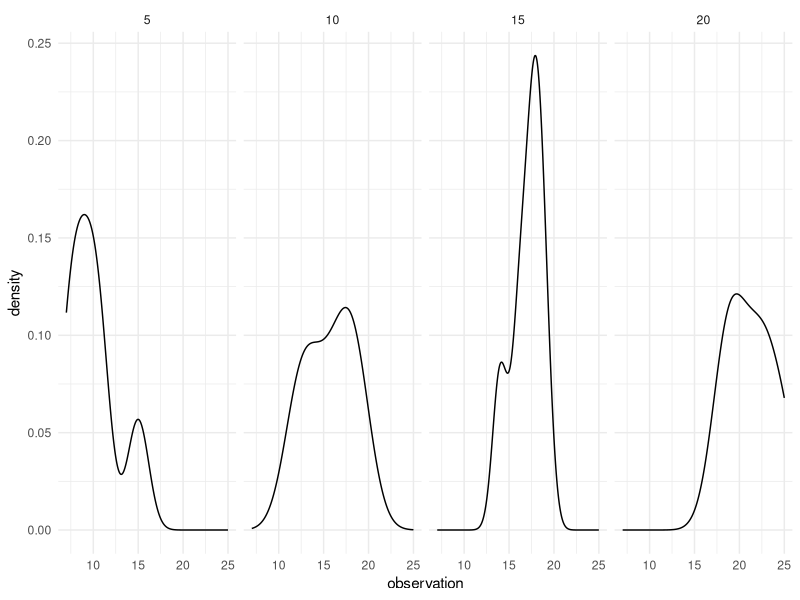
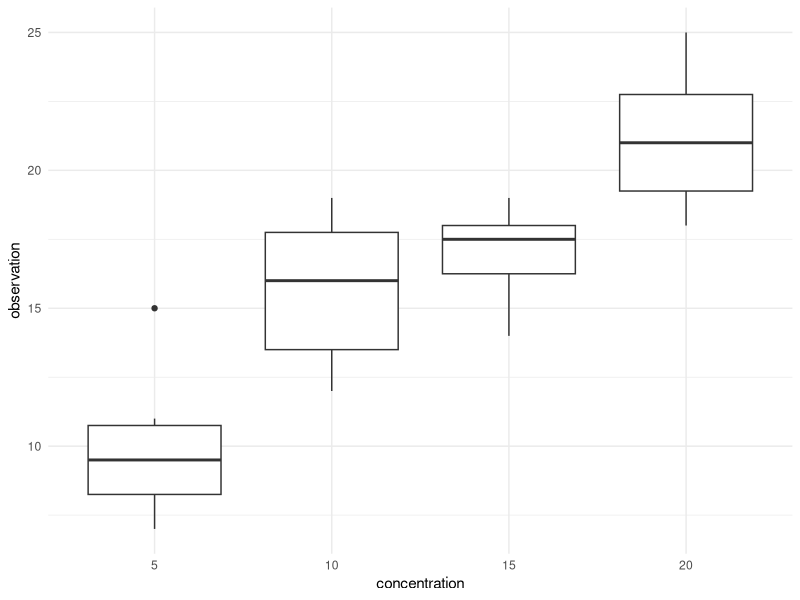
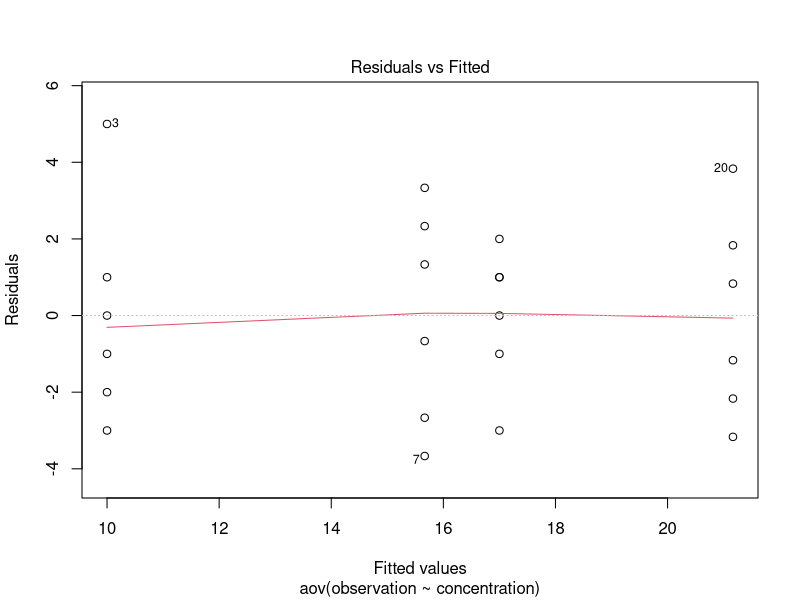

Generate these figures, in order, with R:
## ---- chunk 1
knitr::opts_chunk$set(fig.align = 'center', warning = FALSE, message = FALSE)
## ---- chunk 2
df <- data.frame(concentration = c(5,5,5,5,5,5,10,10,10,10,10,10,15,15,15,15,15,15,20,20,20,20,20,20),
           observation = c(7,8,15,11,9,10,12,17,13,18,19,15,14,18,19,17,16,18,19,25,22,23,18,20))

df$concentration <- factor(df$concentration)
df
## ---- chunk 3
library(magrittr)
library(kableExtra)
mat <- matrix(df$observation, ncol = 6)

colnames(mat) <- 1:6
rownames(mat) <- c('5%' ,'10%','15%','20%')

knitr::kable(mat, format = 'html', booktabs = T) %>%
  kable_styling(latex_options = c('hold_position')) %>%
  add_header_above(c('Concentration', 'Observations' = 6))
## ---- chunk 4
library(ggplot2)

ggplot(df) + geom_density(aes(x = observation)) + facet_grid(~concentration) + theme_minimal()
## ---- chunk 5
library(ggplot2)

ggplot(df) + geom_boxplot(aes(x = concentration, y = observation)) + theme_minimal()
## ---- chunk 6
knitr::kable(mat, format = 'html', booktabs = T) %>%
  kable_styling(latex_options = c('hold_position')) %>%
  add_header_above(c('Concentration', 'Observations' = 6))
## ---- chunk 7
SSt <- sum(df$observation^2) - (sum(df$observation)^2)/nrow(df)
SSt
## ---- chunk 8
SStreatments <- (sum(df$observation[df$concentration == 5])^2 + sum(df$observation[df$concentration == 10])^2 +
  sum(df$observation[df$concentration == 15])^2 + sum(df$observation[df$concentration == 20])^2) / 6 - 
  (sum(df$observation)^2)/nrow(df)

SStreatments
## ---- chunk 9
SSe <- SSt - SStreatments

SSe
## ---- chunk 10
a <- 4
n <- 6
F0 <- (SStreatments/(a-1))/(SSe/(a*(n-1)))
F0
## ---- chunk 11
anova_model <- aov(observation ~ concentration, df)

summary(anova_model)
## ---- chunk 12
bartlett.test(observation ~ concentration, df)
## ---- chunk 13
shapiro.test(anova_model$residuals)
## ---- chunk 14
plot(anova_model, which = 1)
